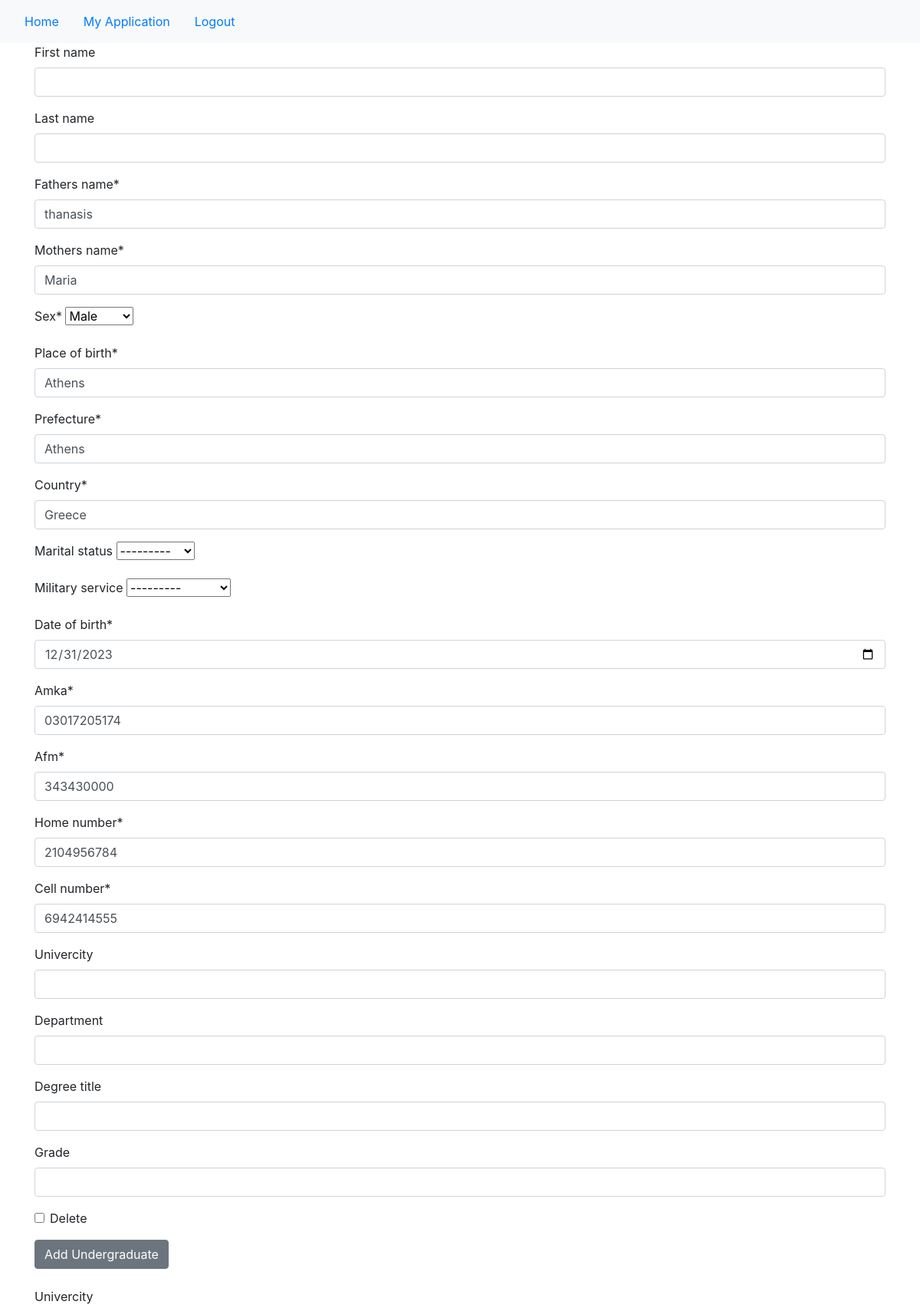
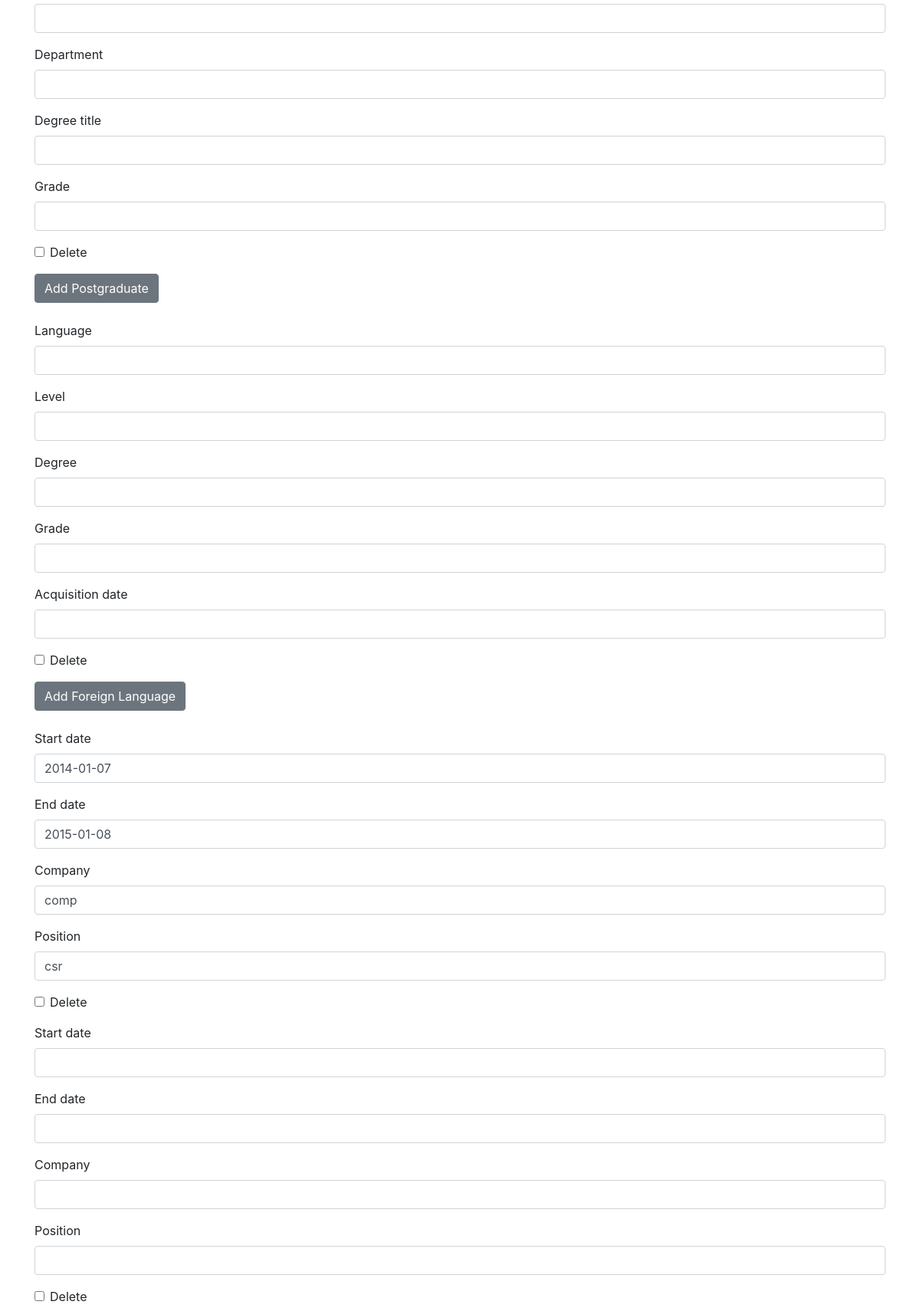
The app's page /update-application/123/ (signed in, upper part) with its own data (2 pictures, top to bottom).
### main/models.py (models this page shows, shortened)
class User(AbstractUser):
    has_applied = models.BooleanField(default=False)
    fathers_name = models.CharField(max_length=150, null=True)
    mothers_name = models.CharField(max_length=150, null=True)
    class Sex(models.TextChoices):
        male = "male"
        female = "female"
    sex = models.CharField(
        max_length=6,
        choices=Sex.choices,
        null=True
    )
    class Marital_status(models.TextChoices):
        married = "married"
        unmarried = "unmarried"
    marital_status = models.CharField(
        max_length=9,
        choices=Marital_status.choices,
        null=True,
        blank=True
    )
    class Μilitary_service(models.TextChoices):
        completed = "completed"
        not_completed = "not completed"
    military_service = models.CharField(
        max_length=13,
        choices=Μilitary_service.choices,
        null=True,
        blank=True
    )
    date_of_birth = models.DateField(null=True) # user should be able to choose. Maybe try date input widget
    place_of_birth = models.CharField(max_length=150, null=True)
    prefecture = models.CharField(max_length=150, null=True) #νομός
    country = models.CharField(max_length=150, null=True)
    def validate_amka(amka): #amka must be eleven digits
        if not (amka.isdigit() and len(amka) == 11):
            raise ValidationError('amka must be 11 digits')
    amka = models.CharField(max_length=11, validators=[validate_amka], null = True)
    def validate_afm(afm): #afm must be 9 digits
        if not (afm.isdigit() and len(afm) == 9):
            raise ValidationError('afm must be 9 digits')
    afm = models.CharField(max_length=9, validators=[validate_afm], null = True)

class Contact_information(models.Model):
    user = models.OneToOneField(User,on_delete=models.CASCADE, null=True)
    def validate_number(number): #must be ten digits
        if not (number.isdigit() and len(number) == 10):
            raise ValidationError('number must be 10 digits')
    home_number = models.CharField(max_length=10, validators=[validate_number], null = True)
    cell_number = models.CharField(max_length=10, validators=[validate_number], null = True)

### main/views.py (the view, shortened to what this page needs)
# urls.py: path("update-application/<str:pk>/", views.update_application, name="update_application"),
@login_required(login_url='login')
def update_application(request, pk): #change an application that has already been created
    application = Application.objects.get(id=pk)
    user = User.objects.get(application=application)
    user_form = UserApplicationForm(instance = user) #populate with existing data
    contact_info_form = ContactInformationForm(instance = Contact_information.objects.get(user=user))
    undergraduate_formset = UndergraduateFormSet(instance = user)
    postgraduate_formset = PostgraduateFormSet(instance = user)
    foreign_language_formset = ForeignLanguageFormSet(instance = user)
    work_experience_formset = WorkExperienceFormSet(instance = user)
    reference_letter_formset = ReferenceLetterFormSet(instance = user)
    scholarship_formset = ScholarshipFormSet(instance = user)
    theses_formset = ThesesFormSet(instance = user)
    context = {'user_form': user_form,
               'contact_info_form': contact_info_form,
               'undergraduate_formset': undergraduate_formset,
               'postgraduate_formset': postgraduate_formset,
               'foreign_language_formset': foreign_language_formset,
               'work_experience_formset': work_experience_formset,
               'reference_letter_formset': reference_letter_formset,
               'scholarship_formset': scholarship_formset,
               'theses_formset': theses_formset}
    return render(request, "main/application_form.html", context)

### main/forms.py
class UserApplicationForm(ModelForm):
    date_of_birth = forms.DateField(widget=forms.DateInput(attrs={'type': 'date'}))
    class Meta:
        model = User
        fields = ['first_name', 'last_name', 'fathers_name', 'mothers_name', 'sex', 'place_of_birth', 'prefecture', 'country', 'marital_status', 'military_service', 'date_of_birth', 'amka' , 'afm']

class ContactInformationForm(ModelForm):
    class Meta:
        model = Contact_information
        fields = ['home_number', 'cell_number']
        exclude = ['user'] #automatically assigned from create application view

### main/templates/main/application_form.html (shortened to what this page needs)
{% extends 'main/base.html' %}
{% block content %}
{% load crispy_forms_tags %}
<div class="container">
    <form id="form-container" method="POST" action="">
        {{user_form|crispy}}
        {{contact_info_form|crispy}}
        {% for form in undergraduate_formset %}
        {% if form.is_deleted.value %}
        <div class="undergraduate-form entire-form" style="display: none;">
            {{form|crispy}}
        </div>
        {% else %}
        <div class="undergraduate-form entire-form">
            {{form|crispy}}
        </div>
        {% endif %}
        {% endfor %}
        <button id="add_undergraduate_form" type="button" class="btn btn-secondary">Add Undergraduate</button>
        <br>
        <br>
        {% for form in postgraduate_formset %}
        {% if form.is_deleted.value %}
        <div class="postgraduate-form entire-form" style="display: none;">
            {{form|crispy}}
        </div>
        {% else %}
        <div class="postgraduate-form entire-form">
            {{form|crispy}}
        </div>
        {% endif %}
        {% endfor %}
        <button id="add_postgraduate_form" type="button" class="btn btn-secondary">Add Postgraduate</button>
        <br>
        <br>
        {% for form in foreign_language_formset %}
        {% if form.is_deleted.value %}
        <div class="foreign_language-form entire-form" style="display: none;">
            {{form|crispy}}
        </div>
        {% else %}
        <div class="foreign_language-form entire-form">
            {{form|crispy}}
        </div>
        {% endif %}
        {% endfor %}
        <button id="add_foreign_language_form" type="button" class="btn btn-secondary">Add Foreign Language</button>
        <br>
        <br>
        {% for form in work_experience_formset %}
        {% if form.is_deleted.value %}
        <div class="work_experience-form entire-form" style="display: none;">
            {{form|crispy}}
        </div>
        {% else %}
        <div class="work_experience-form entire-form">
            {{form|crispy}}
        </div>
        {% endif %}
        {% endfor %}
        <br>
        <br>
        <br>
        <br>
        <br>
        <br>
        <br>
        <br>
    </form>
</div>
{% endblock %}

### records on screen
User: fathers_name "thanasis", mothers_name "Maria", sex "Male", place_of_birth "Athens", prefecture "Athens", country "Greece", marital_status "---------", military_service "---------", date_of_birth "12/31/2023", amka "03017205174", afm "343430000"
Contact_information: home_number "2104956784", cell_number "6942414555"
